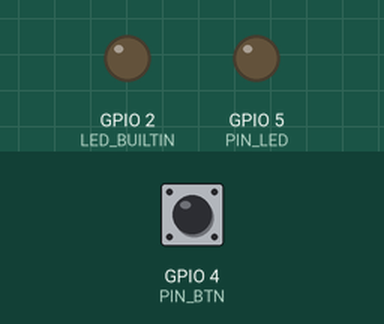
Bench run of a sketch on a simulated ESP32. Shown: output pins drawn as LEDs (lit = HIGH). The inputs (shaded band) are chosen by the test bench; at power-on: GPIO 4 (PIN_BTN) HIGH. What the sketch prints to the serial monitor is not drawn.

Above: at 2.2 s.
2.3 s: GPIO 4 (PIN_BTN) pulled LOW for 0.15 s
At 3.3 s:
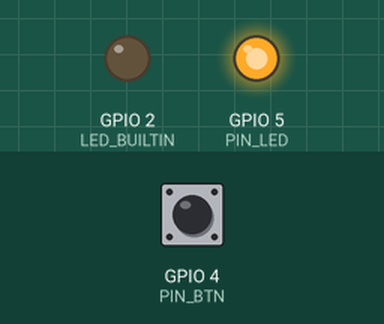
3.9 s: GPIO 4 (PIN_BTN) pulled LOW for 1 s
At 4.5 s:
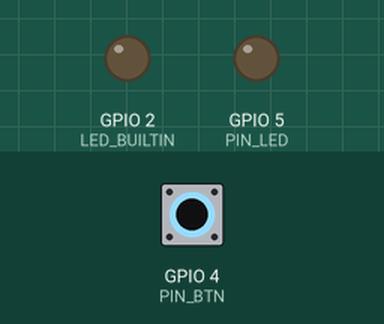
6.4 s: GPIO 4 (PIN_BTN) pulled LOW for 3.2 s
At 7.6 s:
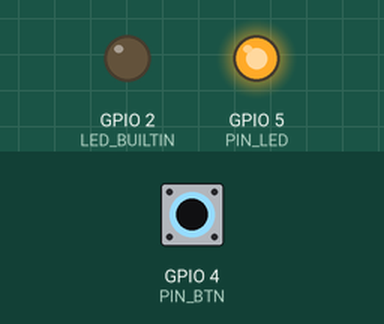
Timing chart, 0 to 9.4 s (numbered marks = the images above; inputs shaded):
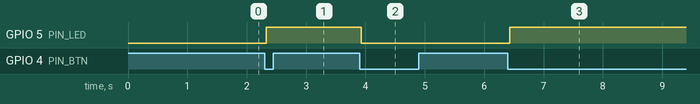

The sketch:

L04_button_led_sync.ino
```cpp
/*
  L04 按键开关小灯 —— 外接 LED 与板载彩灯同步
  接线（和 L03 一样）：
    按键：一脚 → GPIO4，另一脚 → GND
    LED ：长脚 → 220Ω → GPIO5，短脚 → GND
  现象：按一下，外接 LED 和板载 WS2812B 彩灯同时亮；再按一下同时灭。
*/

const uint8_t PIN_BTN = 4;   // 按键
const uint8_t PIN_LED = 5;   // 外接 LED

const unsigned long DEBOUNCE_MS = 30;

bool ledOn = false;
bool stableLevel = HIGH;
bool lastRaw = HIGH;
unsigned long lastEdgeMs = 0;

// 把"开/关"这件事集中在一个函数里，以后加灯只要改这里
void setLamp(bool on) {
  digitalWrite(PIN_LED, on ? HIGH : LOW);      // 外接 LED
  rgbLedWrite(48, on ? 30 : 0, on ? 64 : 0, on ? 40 : 0);  // 板载彩灯（白，亮度 64）

  // 想换成别的颜色，就把上面那行换成下面这行（R, G, B 各 0~255）：
  // rgbLedWrite(48, on ? 0 : 0, on ? 64 : 0, on ? 64 : 0);   // 青色
}

void setup() {
  pinMode(PIN_BTN, INPUT_PULLUP);   // 内部上拉
  pinMode(PIN_LED, OUTPUT);
  pinMode(LED_BUILTIN, OUTPUT);     // 板载彩灯
  setLamp(false);
  Serial.begin(115200);
  delay(1000);
  Serial.println("按键同步控制：外接 LED + 板载彩灯（按一下开，再按一下关）");
}

void loop() {
  bool raw = digitalRead(PIN_BTN);

  if (raw != lastRaw) {                        // 电平变化，记时间
    lastRaw = raw;
    lastEdgeMs = millis();
  }

  if (millis() - lastEdgeMs >= DEBOUNCE_MS && raw != stableLevel) {
    stableLevel = raw;                         // 抖动结束

    if (stableLevel == LOW) {                  // 只处理"按下"
      ledOn = !ledOn;
      setLamp(ledOn);                          // 两盏灯一起变
      Serial.printf("灯：%s\n", ledOn ? "开" : "关");
    }
  }
}
```

Measured:
- after the input at 2.3 s, GPIO 5 (PIN_LED): LOW → HIGH at once
- after the input at 3.9 s, GPIO 5 (PIN_LED): HIGH → LOW at once
- after the input at 6.4 s, GPIO 5 (PIN_LED): LOW → HIGH at once
